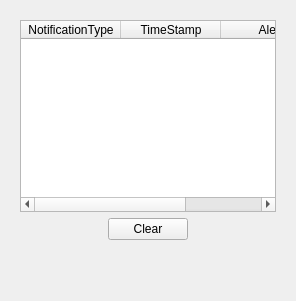
            <widget class="QWidget" name="NotificationPage">
             <layout class="QVBoxLayout" name="verticalLayout_31">
              <item>
               <widget class="QWidget" name="widget_21" native="true">
                <layout class="QVBoxLayout" name="verticalLayout_32">
                 <property name="bottomMargin">
                  <number>50</number>
                 </property>
                 <item>
                  <widget class="QTableWidget" name="NotificationTable">
                   <column>
                    <property name="text">
                     <string>NotificationType</string>
                    </property>
                   </column>
                   <column>
                    <property name="text">
                     <string>TimeStamp</string>
                    </property>
                   </column>
                   <column>
                    <property name="text">
                     <string>Alert</string>
                    </property>
                   </column>
                  </widget>
                 </item>
                 <item alignment="Qt::AlignHCenter">
                  <widget class="QPushButton" name="ClearNotifications">
                   <property name="cursor">
                    <cursorShape>PointingHandCursor</cursorShape>
                   </property>
                   <property name="text">
                    <string>Clear</string>
                   </property>
                   <property name="icon">
                    <iconset resource="QSS/QSS_Resources.qrc">
                     <normaloff>:/icons/Icons/trash.png</normaloff>:/icons/Icons/trash.png</iconset>
                   </property>
                  </widget>
                 </item>
                </layout>
               </widget>
              </item>
             </layout>
            </widget>
